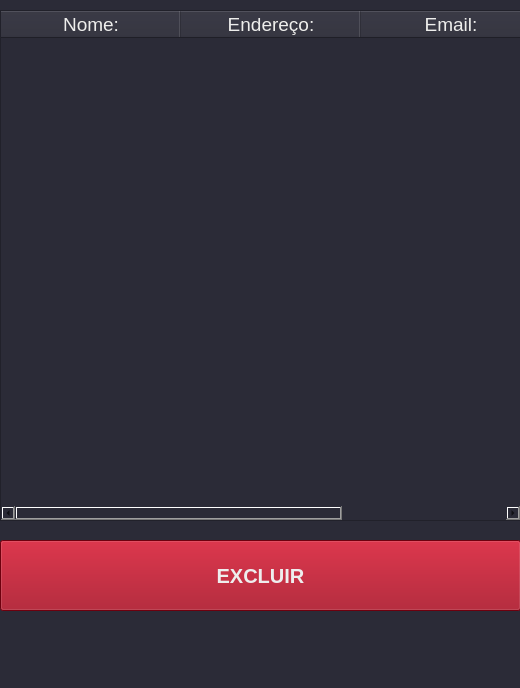
<?xml version="1.0" encoding="UTF-8"?>
<ui version="4.0">
 <class>MainWindow</class>
 <widget class="QMainWindow" name="MainWindow">
  <property name="geometry">
   <rect>
    <x>0</x>
    <y>0</y>
    <width>520</width>
    <height>688</height>
   </rect>
  </property>
  <property name="windowTitle">
   <string>VISUALIZAÇÃO</string>
  </property>
  <property name="styleSheet">
   <string notr="true">background-color: rgb(43, 43, 55);</string>
  </property>
  <widget class="QWidget" name="centralwidget">
   <widget class="QTableWidget" name="tableWidget">
    <property name="geometry">
     <rect>
      <x>0</x>
      <y>10</y>
      <width>521</width>
      <height>511</height>
     </rect>
    </property>
    <property name="font">
     <font>
      <pointsize>13</pointsize>
      <weight>50</weight>
      <bold>false</bold>
     </font>
    </property>
    <property name="styleSheet">
     <string notr="true">color: rgb(238, 238, 236);</string>
    </property>
    <attribute name="horizontalHeaderDefaultSectionSize">
     <number>180</number>
    </attribute>
    <column>
     <property name="text">
      <string>Nome:</string>
     </property>
     <property name="font">
      <font>
       <pointsize>14</pointsize>
      </font>
     </property>
    </column>
    <column>
     <property name="text">
      <string>Endereço:</string>
     </property>
     <property name="font">
      <font>
       <pointsize>14</pointsize>
      </font>
     </property>
    </column>
    <column>
     <property name="text">
      <string>Email:</string>
     </property>
     <property name="font">
      <font>
       <pointsize>14</pointsize>
      </font>
     </property>
    </column>
   </widget>
   <widget class="QPushButton" name="pushButton_2">
    <property name="geometry">
     <rect>
      <x>0</x>
      <y>540</y>
      <width>521</width>
      <height>71</height>
     </rect>
    </property>
    <property name="font">
     <font>
      <pointsize>15</pointsize>
      <weight>75</weight>
      <bold>true</bold>
     </font>
    </property>
    <property name="styleSheet">
     <string notr="true">color: rgb(238, 238, 238);
background-color: rgb(154, 0, 20);</string>
    </property>
    <property name="text">
     <string>EXCLUIR</string>
    </property>
   </widget>
  </widget>
  <widget class="QMenuBar" name="menubar">
   <property name="geometry">
    <rect>
     <x>0</x>
     <y>0</y>
     <width>520</width>
     <height>22</height>
    </rect>
   </property>
  </widget>
  <widget class="QStatusBar" name="statusbar"/>
 </widget>
 <resources/>
 <connections/>
</ui>
